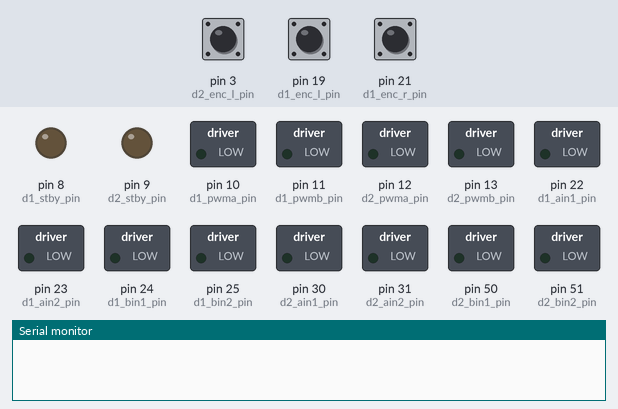
A sketch run on a simulated Arduino Mega 2560, built with avr-gcc and run on an emulated ATmega2560. On the bench: switched loads named in the sketch (green lamp = pin HIGH), output pins drawn as LEDs (lit = HIGH), the last lines printed to the serial monitor. The inputs (shaded band) are chosen by the test bench; at power-on: pin 3 (d2_enc_l_pin) HIGH, pin 19 (d1_enc_l_pin) HIGH, pin 21 (d1_enc_r_pin) HIGH.

Above: at 0.1 s.
At 1.1 s:
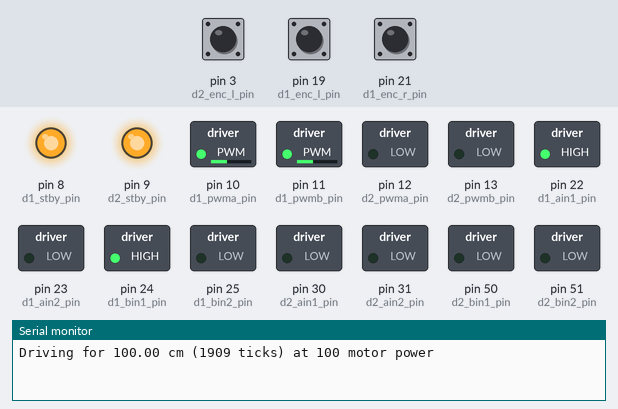
Timing chart, 0 to 2.6 s (numbered marks = the images above):
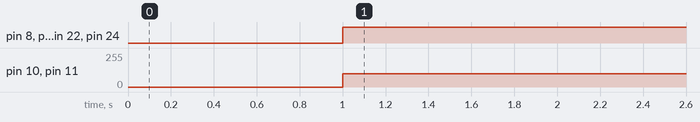

The sketch:

MEMS_Driving.ino
```cpp
// Parameters
const int drive_distance = 100;   // cm
const int motor_power = 100;      // 0-255
const int motor_offset = 5;       // Diff. when driving straight
const int wheel_d = 64;           // Wheel diameter (mm)
const float wheel_c = PI * wheel_d; // Wheel circumference (mm)
const int counts_per_rev = 384;   // (4 pairs N-S) * (48:1 gearbox) * (2 falling/rising edges) = 384

// Pins
const int d1_enc_l_pin = 19;          // Motor A
const int d1_enc_r_pin = 21;          // Motor B
const int d1_pwma_pin = 10;
const int d1_ain1_pin = 22;
const int d1_ain2_pin = 23;
const int d1_pwmb_pin = 11;
const int d1_bin1_pin = 24;
const int d1_bin2_pin = 25;
const int d1_stby_pin = 8;

const int d2_enc_l_pin = 3;          // Motor C
const int d2_enc_r_pin = 54;          // Motor D
const int d2_pwma_pin = 12;
const int d2_ain1_pin = 30;
const int d2_ain2_pin = 31;
const int d2_pwmb_pin = 13;
const int d2_bin1_pin = 50;
const int d2_bin2_pin = 51;
const int d2_stby_pin = 9;

// Globals
volatile unsigned long d1_enc_l = 0;
volatile unsigned long d1_enc_r = 0;
volatile unsigned long d2_enc_l = 0;
volatile unsigned long d2_enc_r = 0;

void setup() {

  // Debug
  Serial.begin(9600);

  // Set up pins
  pinMode(d1_enc_l_pin, INPUT_PULLUP);
  pinMode(d1_enc_r_pin, INPUT_PULLUP);
  pinMode(d1_pwma_pin, OUTPUT);
  pinMode(d1_ain1_pin, OUTPUT);
  pinMode(d1_ain2_pin, OUTPUT);
  pinMode(d1_pwmb_pin, OUTPUT);
  pinMode(d1_bin1_pin, OUTPUT);
  pinMode(d1_bin2_pin, OUTPUT);
  pinMode(d1_stby_pin, OUTPUT);

  pinMode(d2_enc_l_pin, INPUT_PULLUP);
  pinMode(d2_enc_r_pin, INPUT_PULLUP);
  pinMode(d2_pwma_pin, OUTPUT);
  pinMode(d2_ain1_pin, OUTPUT);
  pinMode(d2_ain2_pin, OUTPUT);
  pinMode(d2_pwmb_pin, OUTPUT);
  pinMode(d2_bin1_pin, OUTPUT);
  pinMode(d2_bin2_pin, OUTPUT);
  pinMode(d2_stby_pin, OUTPUT);

  // Set up interrupts
  attachInterrupt(digitalPinToInterrupt(d1_enc_l_pin), countLeft, CHANGE);
  attachInterrupt(digitalPinToInterrupt(d1_enc_r_pin), countRight, CHANGE);
  attachInterrupt(digitalPinToInterrupt(d2_enc_l_pin), countLeft, CHANGE);
  attachInterrupt(digitalPinToInterrupt(d2_enc_r_pin), countRight, CHANGE);

  // Drive straight
  delay(1000);
  enableMotors(true);
  driveStraight(drive_distance, motor_power);
}

void loop() {
  // Do nothing
}

void driveStraight(float dist, int power) {

  unsigned long d1_num_ticks_l;
  unsigned long d1_num_ticks_r;
  unsigned long d2_num_ticks_l;
  unsigned long d2_num_ticks_r;

  // Set initial motor power
  int power_l = motor_power;
  int power_r = motor_power;

  // Used to determine which way to turn to adjust
  unsigned long d1_diff_l;
  unsigned long d1_diff_r;
  unsigned long d2_diff_l;
  unsigned long d2_diff_r;

  // Reset encoder counts
  d1_enc_l = 0;
  d1_enc_r = 0;
  d2_enc_l = 0;
  d2_enc_r = 0;

  // Remember previous encoder counts
  unsigned long d1_enc_l_prev = d1_enc_l;
  unsigned long d1_enc_r_prev = d1_enc_r;
  unsigned long d2_enc_l_prev = d2_enc_l;
  unsigned long d2_enc_r_prev = d2_enc_r;

  // Calculate target number of ticks
  float num_rev = (dist * 10) / wheel_c;  // Convert to mm
  unsigned long target_count = num_rev * counts_per_rev;

  // Debug
  Serial.print("Driving for ");
  Serial.print(dist);
  Serial.print(" cm (");
  Serial.print(target_count);
  Serial.print(" ticks) at ");
  Serial.print(power);
  Serial.println(" motor power");

  // Drive until one of the encoders reaches desired count
  while ( (d1_enc_l < target_count) && (d1_enc_r < target_count)&& (d2_enc_l < target_count) ) {

    // Sample number of encoder ticks
    d1_num_ticks_l = d1_enc_l;
    d1_num_ticks_r = d1_enc_r;
    d2_num_ticks_l = d2_enc_l;
    d2_num_ticks_r = d2_enc_r;

    // Print out current number of ticks


    // Drive
    drive(power_l, power_r);

    // Number of ticks counted since last time
    d1_diff_l = d1_num_ticks_l - d1_enc_l_prev;
    d1_diff_r = d1_num_ticks_r - d1_enc_r_prev;
    d2_diff_l = d2_num_ticks_l - d2_enc_l_prev;
    d2_diff_r = d2_num_ticks_r - d2_enc_r_prev;

    // Store current tick counter for next time
    d1_enc_l_prev = d1_num_ticks_l;
    d1_enc_r_prev = d1_num_ticks_r;
    d2_enc_l_prev = d2_num_ticks_l;
    d2_enc_r_prev = d2_num_ticks_r;

    // If left is faster, slow it down and speed up right
    if ( (d1_diff_l && d1_diff_r) < d2_diff_r ) {
      power_l -= motor_offset;
      power_r += motor_offset;
    }

    // If right is faster, slow it down and speed up left
    if ( (d1_diff_l && d1_diff_r) < d2_diff_l ) {
      power_l += motor_offset;
      power_r -= motor_offset;
    }

    // Brief pause to let motors respond
    delay(20);
  }

  // Brake
  brake();
}

void enableMotors(boolean en) {
  if ( en ) {
    digitalWrite(d1_stby_pin, HIGH);
    digitalWrite(d2_stby_pin, HIGH);
  } else {
    digitalWrite(d1_stby_pin, LOW);
    digitalWrite(d2_stby_pin, LOW);
  }
}

void drive(int power_a, int power_b) {

  // Constrain power to between -255 and 255
  power_a = constrain(power_a, -255, 255);
  power_b = constrain(power_b, -255, 255);

  // Left motor direction
  if ( power_a < 0 ) {
    digitalWrite(d1_ain1_pin, LOW);
    digitalWrite(d1_ain2_pin, HIGH);
  } else {
    digitalWrite(d1_ain1_pin, HIGH);
    digitalWrite(d1_ain2_pin, LOW);
  }

  // Right motor direction
  if ( power_b < 0 ) {
    digitalWrite(d1_bin1_pin, LOW);
    digitalWrite(d1_bin2_pin, HIGH);
  } else {
    digitalWrite(d1_bin1_pin, HIGH);
    digitalWrite(d1_bin2_pin, LOW);
  }

  // Set speed
  analogWrite(d1_pwma_pin, abs(power_a));
  analogWrite(d1_pwmb_pin, abs(power_b));
}

void brake() {
  digitalWrite(d1_ain1_pin, LOW);
  digitalWrite(d1_ain2_pin, LOW);
  digitalWrite(d1_bin1_pin, LOW);
  digitalWrite(d1_bin2_pin, LOW);
  analogWrite(d1_pwma_pin, 0);
  analogWrite(d1_pwmb_pin, 0);
  digitalWrite(d2_bin1_pin, LOW);
  digitalWrite(d2_bin2_pin, LOW);
  analogWrite(d2_pwma_pin, 0);
}

void countLeft() {
  d1_enc_l++;
}

void countRight() {
  d1_enc_r++;
}
```

Measured:
- by itself, pin 8 (d1_stby_pin), pin 9 (d2_stby_pin), pin 22 (d1_ain1_pin), pin 24 (d1_bin1_pin): LOW → HIGH at 1.0 s
- by itself, pin 10 (d1_pwma_pin), pin 11 (d1_pwmb_pin): 0/255 → 100/255 at 1.0 s
